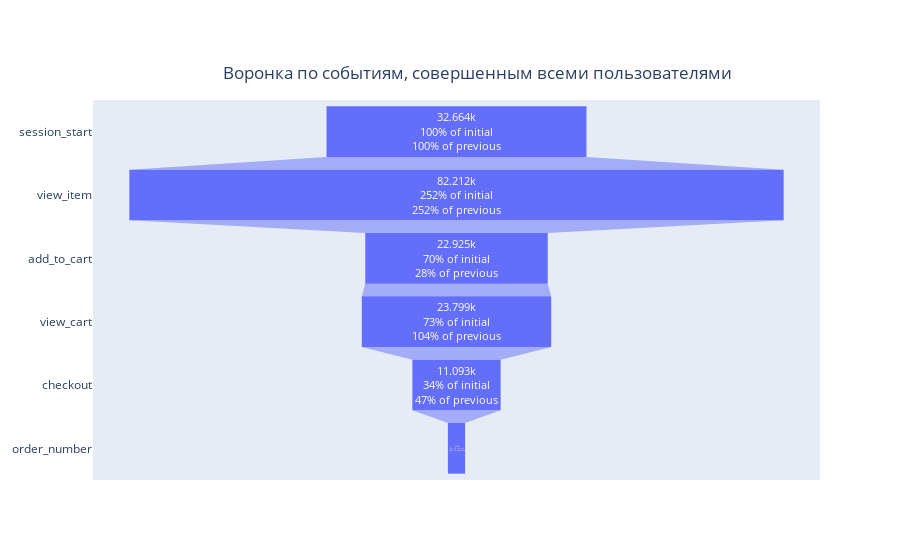

Notebook code cell kept with this figure:
### Code cell
# Строим график воронки
fig = go.Figure(go.Funnel(
        name = 'test',
        y = funnel_df['variable'],
        x = funnel_df['value'],
        textposition = "inside",
        textinfo = "value+percent previous+percent initial"))
fig.update_layout(
    title={
        'text': 'Воронка по событиям, совершенным всеми пользователями',
        'y':0.88,
        'x':0.53,
        'xanchor': 'center',
        'yanchor': 'top'},
    )
fig.show()

### Figure 1 — Plotly figure (JSON) as saved in the notebook; plotly's stock layout.template omitted (floating-point values rounded to 4 significant figures)
{"data": [{"name": "test", "textinfo": "value+percent previous+percent initial", "textposition": "inside", "type": "funnel", "x": [32664, 82212, 22925, 23799, 11093, 2159], "y": ["session_start", "view_item", "add_to_cart", "view_cart", "checkout", "order_number"]}], "layout": {"title": {"text": "Воронка по событиям, совершенным всеми пользователями", "x": 0.53, "xanchor": "center", "y": 0.88, "yanchor": "top"}}}
